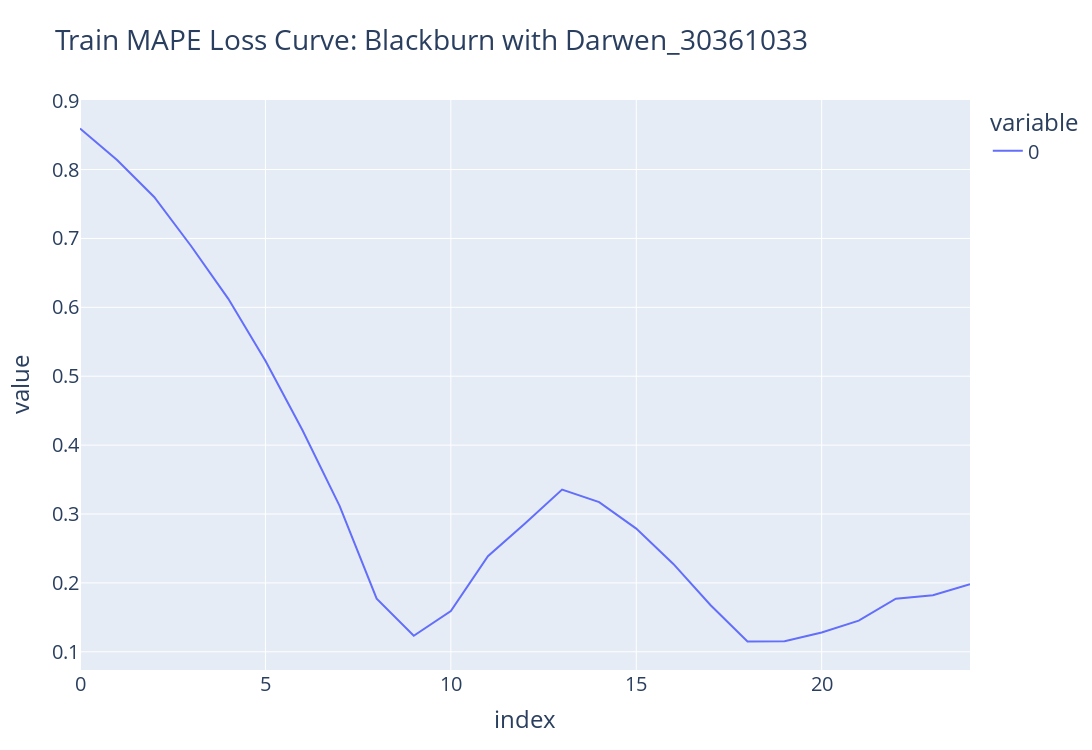
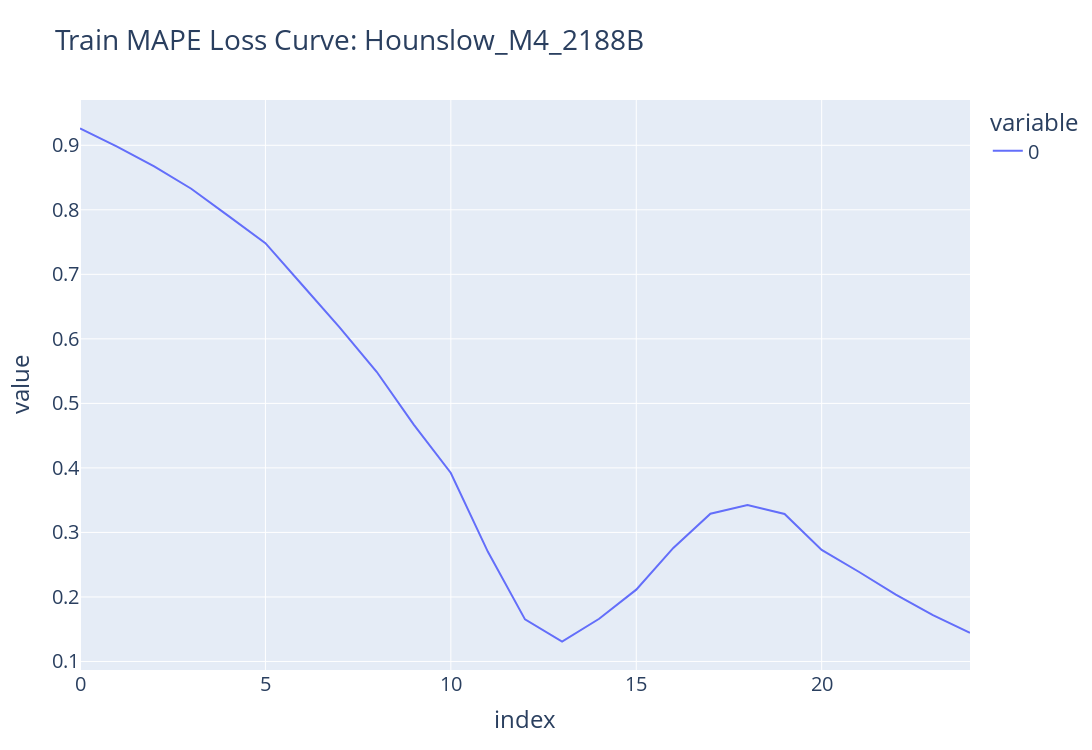
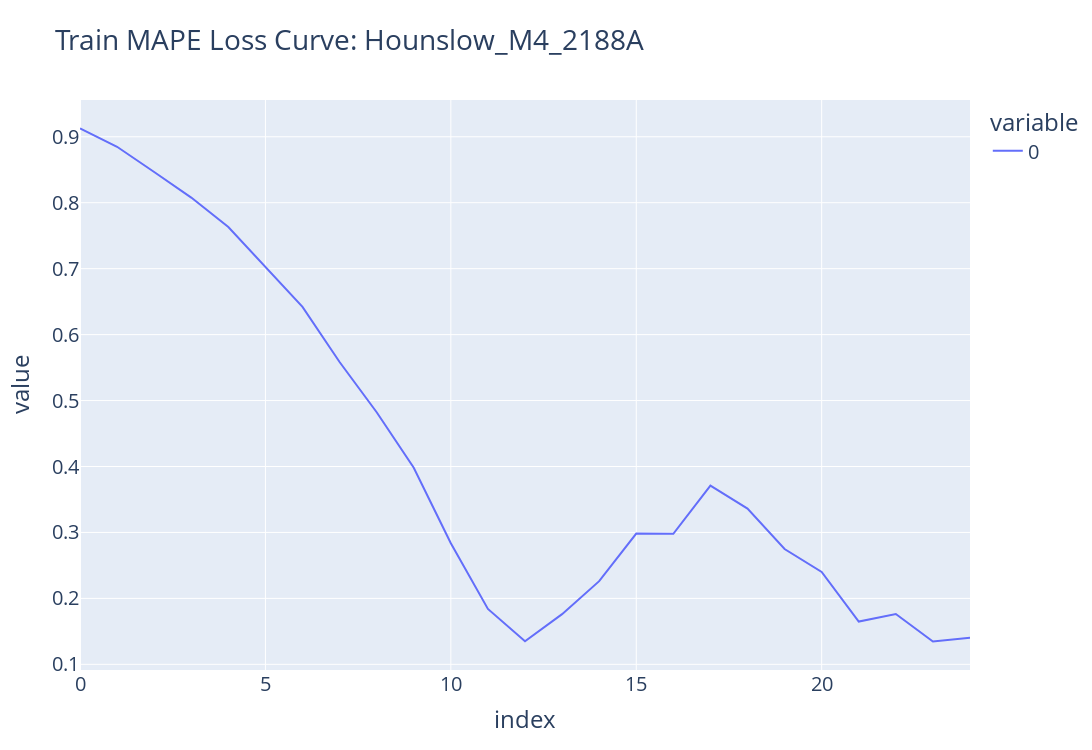
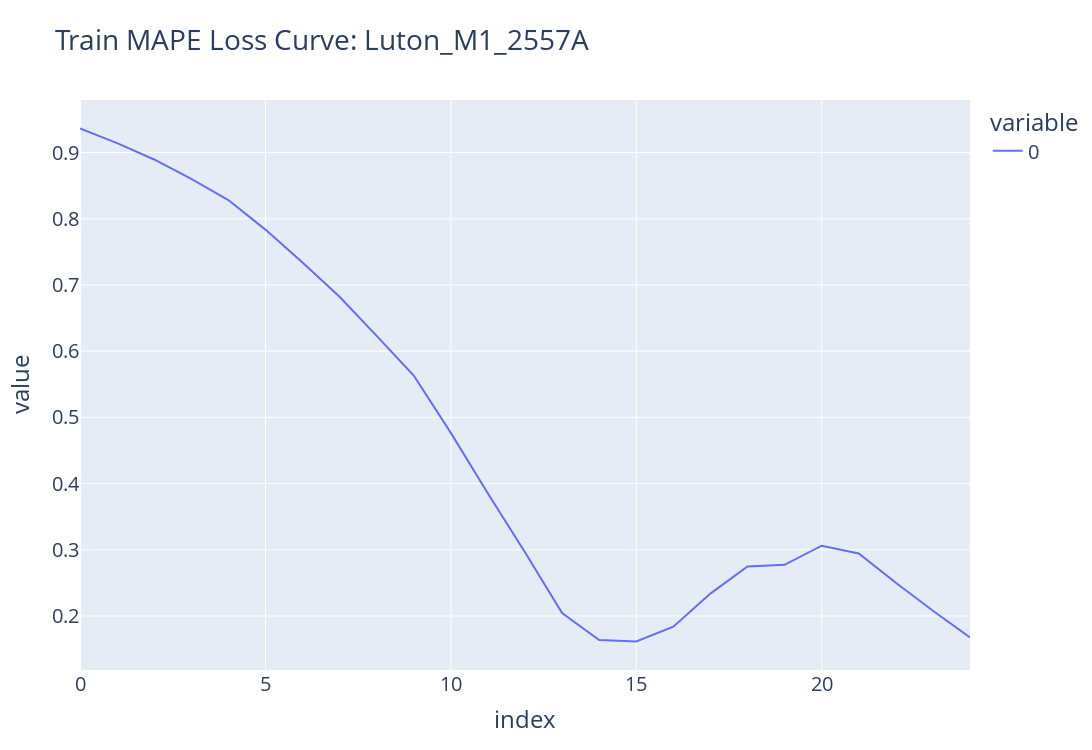

The notebook cell these images were saved under, in order:
### Markdown cell above
### Loss Curves Plot

### Code cell
for model_train_losses in all_train_losses:
    (name, train_losses) = model_train_losses
    
    fig = px.line(train_losses, title="Train MAPE Loss Curve: "+name)

    fig.update_layout(
            autosize=False,
            width=1200,
            height=750,
            font=dict(size=20),
            )

    fig.show()

### Figure 1 — Plotly figure (JSON) as saved in the notebook; plotly's stock layout.template omitted (floating-point values rounded to 4 significant figures)
{"data": [{"hovertemplate": "variable=0<br>index=%{x}<br>value=%{y}<extra></extra>", "legendgroup": "0", "line": {"color": "#636efa", "dash": "solid"}, "marker": {"symbol": "circle"}, "mode": "lines", "name": "0", "orientation": "v", "showlegend": true, "type": "scatter", "x": [0, 1, 2, 3, 4, 5, 6, 7, 8, 9, 10, 11, 12, 13, 14, 15, 16, 17, 18, 19, 20, 21, 22, 23, 24], "xaxis": "x", "y": [0.8596, 0.8137, 0.7602, 0.6887, 0.6124, 0.5223, 0.4216, 0.3118, 0.1771, 0.1233, 0.1592, 0.2387, 0.2863, 0.3355, 0.3173, 0.2788, 0.2275, 0.168, 0.115, 0.1152, 0.128, 0.1453, 0.1772, 0.182, 0.198], "yaxis": "y"}], "layout": {"autosize": false, "font": {"size": 20}, "height": 750, "legend": {"title": {"text": "variable"}, "tracegroupgap": 0}, "title": {"text": "Train MAPE Loss Curve: Blackburn with Darwen_30361033"}, "width": 1200, "xaxis": {"anchor": "y", "domain": [0, 1], "title": {"text": "index"}}, "yaxis": {"anchor": "x", "domain": [0, 1], "title": {"text": "value"}}}}

### Figure 2 — Plotly figure (JSON) as saved in the notebook; plotly's stock layout.template omitted (floating-point values rounded to 4 significant figures)
{"data": [{"hovertemplate": "variable=0<br>index=%{x}<br>value=%{y}<extra></extra>", "legendgroup": "0", "line": {"color": "#636efa", "dash": "solid"}, "marker": {"symbol": "circle"}, "mode": "lines", "name": "0", "orientation": "v", "showlegend": true, "type": "scatter", "x": [0, 1, 2, 3, 4, 5, 6, 7, 8, 9, 10, 11, 12, 13, 14, 15, 16, 17, 18, 19, 20, 21, 22, 23, 24], "xaxis": "x", "y": [0.926, 0.898, 0.8672, 0.8326, 0.7905, 0.7484, 0.683, 0.6177, 0.549, 0.4672, 0.3921, 0.2699, 0.1652, 0.1309, 0.1662, 0.2113, 0.276, 0.329, 0.3426, 0.3287, 0.2729, 0.2391, 0.2034, 0.1718, 0.1445], "yaxis": "y"}], "layout": {"autosize": false, "font": {"size": 20}, "height": 750, "legend": {"title": {"text": "variable"}, "tracegroupgap": 0}, "title": {"text": "Train MAPE Loss Curve: Hounslow_M4_2188B"}, "width": 1200, "xaxis": {"anchor": "y", "domain": [0, 1], "title": {"text": "index"}}, "yaxis": {"anchor": "x", "domain": [0, 1], "title": {"text": "value"}}}}

### Figure 3 — Plotly figure (JSON) as saved in the notebook; plotly's stock layout.template omitted (floating-point values rounded to 4 significant figures)
{"data": [{"hovertemplate": "variable=0<br>index=%{x}<br>value=%{y}<extra></extra>", "legendgroup": "0", "line": {"color": "#636efa", "dash": "solid"}, "marker": {"symbol": "circle"}, "mode": "lines", "name": "0", "orientation": "v", "showlegend": true, "type": "scatter", "x": [0, 1, 2, 3, 4, 5, 6, 7, 8, 9, 10, 11, 12, 13, 14, 15, 16, 17, 18, 19, 20, 21, 22, 23, 24], "xaxis": "x", "y": [0.9125, 0.8848, 0.8466, 0.8078, 0.763, 0.7025, 0.6421, 0.5585, 0.4823, 0.3981, 0.2837, 0.184, 0.1349, 0.1761, 0.2261, 0.2984, 0.2979, 0.3711, 0.3362, 0.2749, 0.2402, 0.1649, 0.1763, 0.1346, 0.1405], "yaxis": "y"}], "layout": {"autosize": false, "font": {"size": 20}, "height": 750, "legend": {"title": {"text": "variable"}, "tracegroupgap": 0}, "title": {"text": "Train MAPE Loss Curve: Hounslow_M4_2188A"}, "width": 1200, "xaxis": {"anchor": "y", "domain": [0, 1], "title": {"text": "index"}}, "yaxis": {"anchor": "x", "domain": [0, 1], "title": {"text": "value"}}}}

### Figure 4 — Plotly figure (JSON) as saved in the notebook; plotly's stock layout.template omitted (floating-point values rounded to 4 significant figures)
{"data": [{"hovertemplate": "variable=0<br>index=%{x}<br>value=%{y}<extra></extra>", "legendgroup": "0", "line": {"color": "#636efa", "dash": "solid"}, "marker": {"symbol": "circle"}, "mode": "lines", "name": "0", "orientation": "v", "showlegend": true, "type": "scatter", "x": [0, 1, 2, 3, 4, 5, 6, 7, 8, 9, 10, 11, 12, 13, 14, 15, 16, 17, 18, 19, 20, 21, 22, 23, 24], "xaxis": "x", "y": [0.9364, 0.9143, 0.8896, 0.8602, 0.8284, 0.7837, 0.7339, 0.6822, 0.6232, 0.5632, 0.4766, 0.385, 0.2962, 0.2046, 0.1638, 0.1615, 0.1839, 0.2338, 0.2748, 0.2773, 0.3062, 0.2946, 0.2502, 0.2079, 0.1677], "yaxis": "y"}], "layout": {"autosize": false, "font": {"size": 20}, "height": 750, "legend": {"title": {"text": "variable"}, "tracegroupgap": 0}, "title": {"text": "Train MAPE Loss Curve: Luton_M1_2557A"}, "width": 1200, "xaxis": {"anchor": "y", "domain": [0, 1], "title": {"text": "index"}}, "yaxis": {"anchor": "x", "domain": [0, 1], "title": {"text": "value"}}}}
